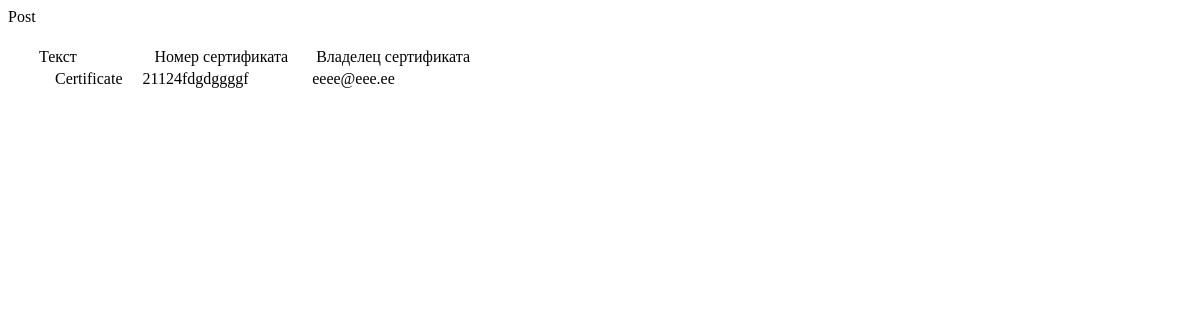
Page /certificate/ on the earlier database version.
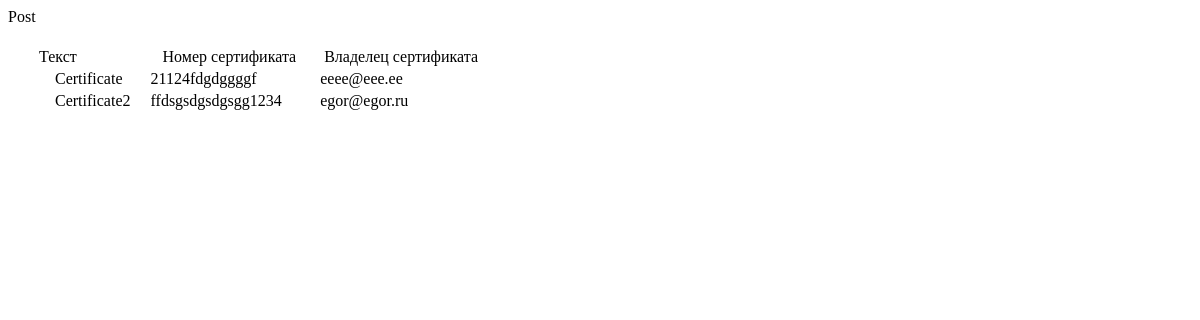
Same page on the later database version.
### app/models.py (models this page shows, shortened)
class Certificate(models.Model):
    owner = models.ForeignKey(User, on_delete=models.CASCADE)
    number = models.CharField(max_length=255, unique=True, db_index=True, blank=True, null=True)
    certif = models.CharField(max_length=255, default='Certificate')

class User(AbstractBaseUser, PermissionsMixin):
    name = models.CharField(max_length=255, null=True, unique=True)
    email = models.EmailField(db_index=True, unique=True, blank=True, null=True)
    is_staff = models.BooleanField(default=False)
    USERNAME_FIELD = 'email'
    REQUIRED_FIELDS = []
    objects = UserManager()
    def __str__(self):
        return self.email

### app/views.py (the view)
# urls.py: path('certificate/', CertificateList.as_view(), name='cert_list'),
class CertificateList(ListView):
    model = Certificate
    template_name = 'list.html'
    context_object_name = 'certificate'

### templates/list.html (shortened to what this page needs)
{% block content %}
    {% if certificate %}
        <h3>
            <table>
                <tr>
                    <td>
                        &nbsp;&nbsp;&nbsp;&nbsp;&nbsp;&nbsp;&nbsp;Текст
                    </td>
                    <td>
                        &nbsp;&nbsp;&nbsp;&nbsp;&nbsp;&nbsp;&nbsp;Номер сертификата
                    </td>
                    <td>
                         &nbsp;&nbsp;&nbsp;&nbsp;&nbsp;&nbsp;Владелец сертификата
                    </td>
                </tr>
                {% for c in certificate %}
                    <tr>
                        <td>
                            &nbsp;&nbsp;&nbsp;&nbsp;&nbsp;&nbsp;&nbsp;&nbsp;&nbsp;&nbsp;&nbsp;{{ c.certif }}
                        </td>
                        <td>
                            &nbsp;&nbsp;&nbsp;&nbsp;{{ c.number }}
                        </td>
                        <td>
                            &nbsp;&nbsp;&nbsp;&nbsp;&nbsp;{{ c.owner }}
                        </td>
                    </tr>
                {% endfor %}
            </table>
        </h3>
    {% else %}
        <h2>Сертификатов нет!</h2>
    {% endif %}
{% endblock content %}

Differences in the rows shown:
added Certificate: certif "Certificate2", number "ffdsgsdgsdgsgg1234", owner "egor@egor.ru"
